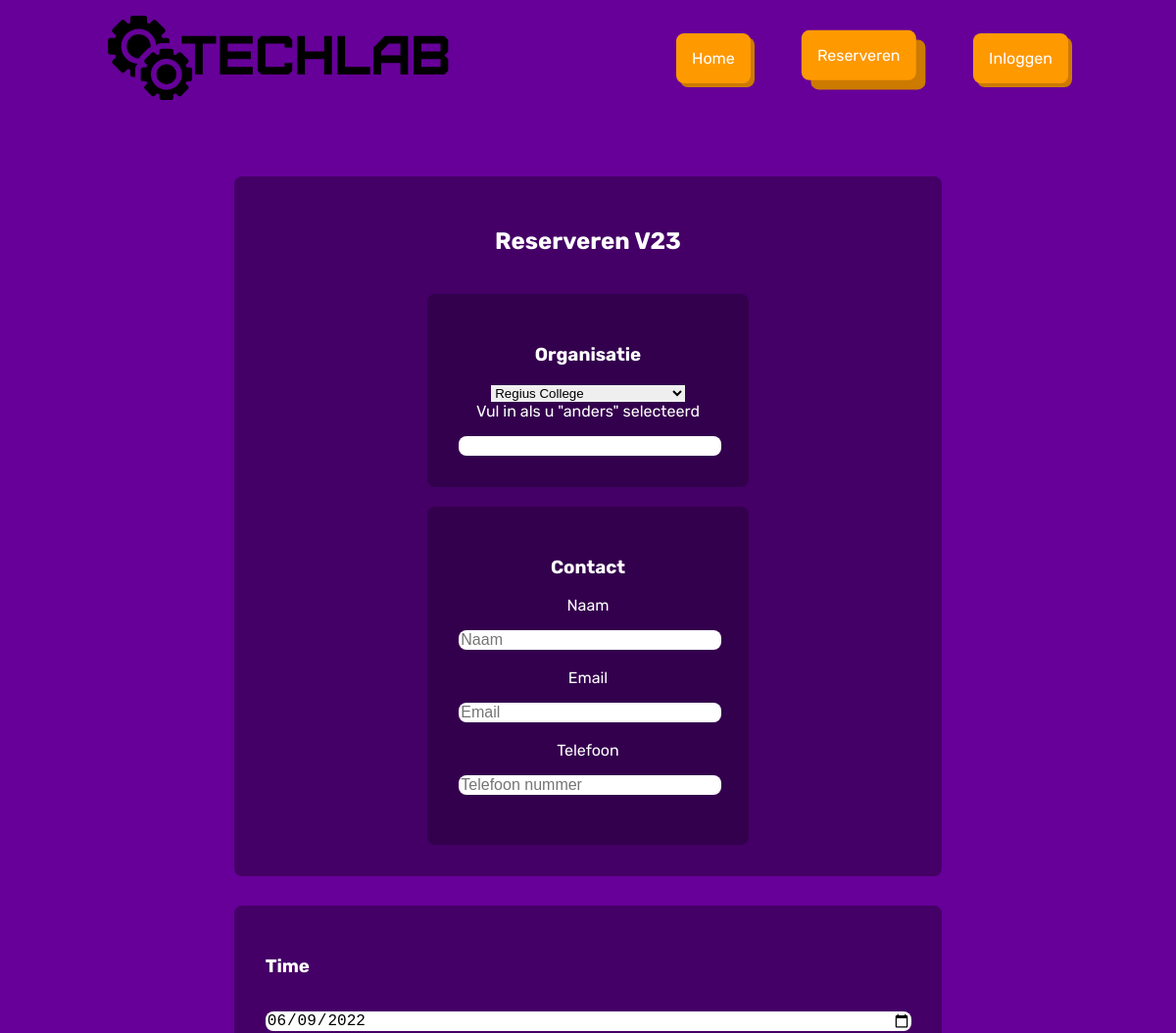
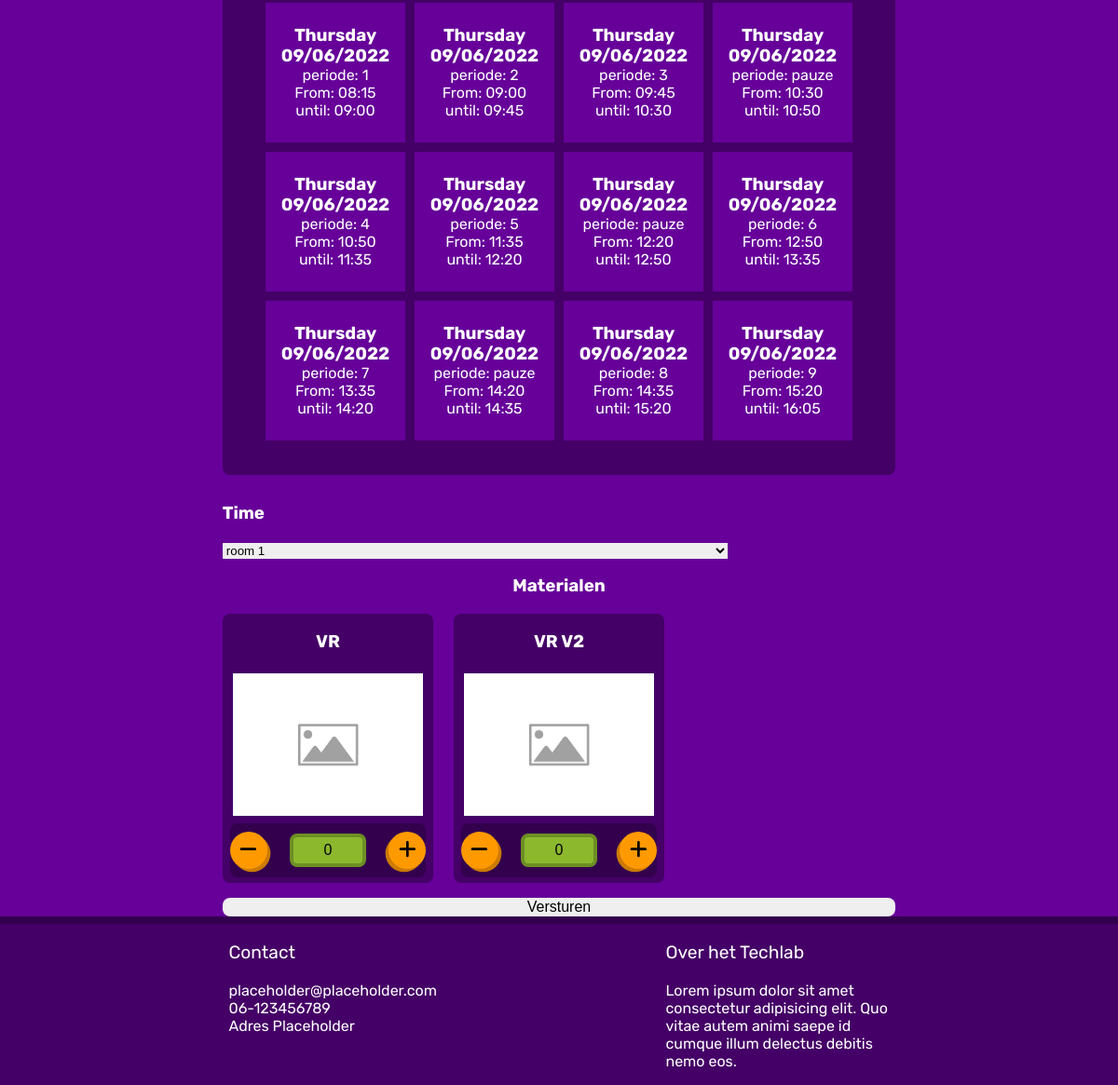
Screenshot of /booking.php with the database file from the repository (2 pictures, top to bottom).
### tables this page shows
CREATE TABLE `schedule` (
  `id` int NOT NULL,
  `period` varchar(11) NOT NULL,
  `time-from` time NOT NULL,
  `time-until` time NOT NULL,
  `period_type` int NOT NULL,
  `day_id` int NOT NULL
);

CREATE TABLE `days` (
  `id` int NOT NULL,
  `name` varchar(11) NOT NULL,
  `removable` tinyint(1) NOT NULL DEFAULT '1',
  `date` date DEFAULT NULL
);

CREATE TABLE `materials` (
  `id` int NOT NULL,
  `name` varchar(255) NOT NULL,
  `quantity_total` int NOT NULL,
  `quantity_available` int NOT NULL,
  `quantity_unavailable` int NOT NULL,
  `take` tinyint(1) NOT NULL
);

### php/function.php (called while the page is built, shortened)
<?php
require_once $_SERVER["DOCUMENT_ROOT"] . '/database/db_connection.php';
function fetchmaterials()
{
	global $conn;
	$sql = "SELECT * FROM materials";
	if ($row = mysqli_query($conn, $sql)) {
		return $row;
	} else {
		$result = false;
		return $result;
	}
}

### php/inc/importtimes.inc.php (the view, shortened to what this page needs)
<?php
require_once $_SERVER["DOCUMENT_ROOT"] . '/database/db_connection.php';
$date = strtotime(isset($_GET['date']) ? $_GET['date'] : date("Y-m-d"));
$dayofweek = date('N', $date);
$sql = "SELECT * FROM `schedule`AS S INNER JOIN `days` AS D on S.day_id = D.id WHERE D.id = $dayofweek";
if ($row = mysqli_query($conn, $sql)) {
	$result = $row;
} else {
	$result = false;
}
if (mysqli_num_rows($result) > 0) {
	while ($row = mysqli_fetch_assoc($result)) {
		if ($row['period'] == 'pauze') {
			$period = "";
		} else {
			$period = "<input type='checkbox'>";
		}
		echo "
			<article class='container'>
				" . $period . "
				<div>
					<h3>" . $row['name'] . "</h3>
					<h3>" . date('d/m/Y', $date) . "</h3>
					<p> periode: " . $row['period'] . "</p>
					<p>From: " . date('H:i', strtotime($row['time-from'])) . "</p>
					<p>until: " . date('H:i', strtotime($row['time-until'])) . "</p>
				</div>
			</article>
        ";
	}
}

### booking.php (shortened to what this page needs)
<?php
$page = 'reserveren'
?>
<!DOCTYPE html>
<html lang="en">
<head>
	<link rel="stylesheet" href="/css/style.css">
	<link rel="stylesheet" href="/css/alerts.css">
	<link rel="stylesheet" href="/css/booking.css">
</head>
<body>
	<header>
		<?php require_once $_SERVER["DOCUMENT_ROOT"] . '/php/inc/header.inc.php' ?>
	</header>
	<main>
		<section class="booking">
			<div id="booking">
				<form action="/php/booking.php" method="post" required>
					<div class="questions">
						<h1>Reserveren V23</h1>
						<div class="userinput">
							<div class="organisation">
								<h3>Organisatie</h3>
								<select name="organisatie" id="organisatie" class="someinput">
									<option value="1">Regius College</option>
								</select><br>
								<label for="anders">Vul in als u "anders" selecteerd</label><br>
								<input type="text" name="anders" id="anders" class="someinput">
							</div>
							<div class="contact">
								<h3>Contact</h3>
								<label for="name">Naam</label><br>
								<input type="text" name="name" class="someinput" placeholder="Naam" value="<?php if (isset($_SESSION['UId'])) echo $_SESSION['full_name'] ?>"><br>
								<label for="email">Email</label><br>
								<input type="email" name="email" class="someinput" placeholder="Email" value=" <?php if (isset($_SESSION['UId'])) echo $_SESSION["email"] ?>"><br>
								<label for="tel">Telefoon</label><br>
								<input type="tel" name="tel" class="someinput" placeholder="Telefoon nummer"><br>
							</div>
						</div>
					</div>
					<div class="schedule">
						<h3>Time</h3>
						<input type="date" name="dateselecter" id="dateselecter" class="someinput" value="<?php echo date("Y-m-d") ?>" min="<?php echo date("Y-m-d") ?>">
						<div class="timestamp" id="timestamp">
							<?php require_once $_SERVER['DOCUMENT_ROOT'] . '/php/inc/importtimes.inc.php' ?>
						</div>
					</div>
					<div class="room">
						<h3>Time</h3>
						<select name="room" id="room" class="someinput">
							<option value="1">room 1</option>
						</select><br>
					</div>
					<div class="material-wrap">
						<h3>Materialen</h3>
						<div class="materials">
							<?php require_once $_SERVER["DOCUMENT_ROOT"] . '/php/inc/materials.inc.php'; ?>
						</div>
					</div>
					<input type="submit" name="submit" value="Versturen">
				</form>
			</div>
		</section>
	</main>
	<footer>
		<?php require_once $_SERVER["DOCUMENT_ROOT"] . '/php/inc/footer.inc.php' ?>
	</footer>
</body>
</html>

### php/inc/header.inc.php (shortened to what this page needs)
<img class="logo" src="/assets/TechlabLogo.svg" alt="">
<div class="btn">
	<a class="<?php if ($page == 'home') {echo 'active';} ?>" href="/index">Home</a>
	<a class="<?php if ($page == 'reserveren') {echo 'active';} ?>" href="/booking">Reserveren</a>
	<?php
	if (!isset($_SESSION['UId'])) {
		$page == 'login' ? $active = 'active' : $active = "";
		echo "
		<a class='$active'href='/loginpage'>Inloggen</a>
		";
	}
	?>
</div>

### php/inc/materials.inc.php
<?php
require_once $_SERVER["DOCUMENT_ROOT"] . '/php/function.php';
$result = fetchmaterials($result);
if (mysqli_num_rows($result) > 0) {
	while ($row = mysqli_fetch_assoc($result)) {
		echo "
        <div class='item'>
            <h3>" . $row['name'] . "</h3>
            <img src='/assets/images/placeholder.png' alt=''>
            <div class='input-group'>
                <div class='input-button'>
                    <button type='button' class='circle left' data-quantity='minus' data-field='" . $row['id'] . "'>
                        <svg xmlns='http://www.w3.org/2000/svg' viewBox='0 0 448 512'>
                            <path d='M400 288h-352c-17.69 0-32-14.32-32-32.01s14.31-31.99 32-31.99h352c17.69 0 32 14.3 32 31.99S417.7 288 400 288z' />
                        </svg>
                    </button>
                </div>
                <input class='material-input' type='number' name='" . $row['id'] . "' step='1' min='0' max='" . $row['quantity_total'] . "' value='0'>
                <div class='input-button'>
                    <button type='button' class='circle right' data-quantity='plus' data-field='" . $row['id'] . "'>
                        <svg xmlns='http://www.w3.org/2000/svg' viewBox='0 0 448 512'>
                            <path d='M432 256c0 17.69-14.33 32.01-32 32.01H256v144c0 17.69-14.33 31.99-32 31.99s-32-14.3-32-31.99v-144H48c-17.67 0-32-14.32-32-32.01s14.33-31.99 32-31.99H192v-144c0-17.69 14.33-32.01 32-32.01s32 14.32 32 32.01v144h144C417.7 224 432 238.3 432 256z' />
                        </svg>
                    </button>
                </div>
            </div>
        </div>
        ";
	}
}

### php/inc/footer.inc.php
<div class="footercontent">
	<p style="font-size: larger;">Contact</p>
	<p>placeholder@placeholder.com <br> 06-123456789 <br> Adres Placeholder</p>
</div>
<div class="footercontent">
	<p style="font-size: larger;">Over het Techlab</p>
	<p>Lorem ipsum dolor sit amet consectetur adipisicing elit. Quo vitae autem animi saepe id cumque illum delectus debitis nemo eos.</p>
</div>

### css/style.css (style rules this page uses)
:root { --text-color-neutral: hsl(0, 0%, 0%); --text-color: hsl(0, 0%, 100%); --purple-light: hsl(280, 100%, 40%); --purple: hsl(280, 100%, 30%); --purple-dark: hsl(280, 100%, 20%); --purple-darker: hsl(280, 100%, 15%); --orange: hsl(36, 100%, 50%); --orange-dark: hsl(36, 100%, 40%); --green: hsl(79, 60%, 45%); --green-dark: hsl(79, 60%, 35%); }
body { margin: 0; min-height: 100vh; background-color: var(--purple); font-family: "Rubik", sans-serif; }
* { color: var(--text-color); }
header { display: flex; justify-content: space-around; padding-block: 1em 3em; }
.logo { height: auto; width: 30%; fill: var(--text-color); }
.btn { width: 25em; display: flex; justify-content: space-between; align-items: center; }
.btn a, .btn a:focus { font-size: 1rem; text-decoration: none; background-color: var(--orange); padding: 1em; border-radius: 0.5em; box-shadow: 0.25em 0.25em var(--orange-dark); transition: box-shadow 100ms linear, transform 100ms linear; transform: none; }
.btn a.active { box-shadow: 0.6em 0.6em var(--orange-dark); transform: translate(-0.2em, -0.2em); }
main { margin: 0px 7vw; min-height: 100vh; }
footer { background-color: var(--purple-dark); display: flex; flex-direction: row; justify-content: space-evenly; border-top: 8px solid var(--purple-darker); }
.footercontent { max-width: 20vw; }

### css/booking.css (style rules this page uses)
.booking { display: flex; place-content: center; }
#booking { width: 70%; }
h1 { text-align: center; }
label, input { font-size: 1rem; border: none; }
input:not([type=radio]) { width: 100%; color: var(--text-color-neutral); display: block; border-radius: 0.5em; margin-top: 1em; }
select { width: 75%; }
select, option { color: var(--text-color-neutral); border: none; }
.userinput { display: flex; flex-direction: row; text-align: center; justify-content: space-between; }
@media only screen and (max-width: 1220px) { .userinput { flex-direction: column; align-items: center; } }
@media only screen and (max-width: 1220px) { .userinput .organisation, .userinput .contact { width: 70%; margin-top: 3%; } }
.questions { display: flex; flex-direction: column; justify-content: space-between; background-color: var(--purple-dark); padding: 2em; margin-block: 30px; border-radius: 0.5em; }
.questions .organisation, .questions .contact { background-color: var(--purple-darker); width: 40%; padding: 2em; border-radius: 0.5em; }
.questions .organisation h3, .questions .contact h3 { text-align: center; }
.schedule { display: flex; flex-direction: column; justify-content: space-between; background-color: var(--purple-dark); padding: 2em; margin-block: 30px; border-radius: 0.5em; }
.schedule .timestamp { display: flex; flex-direction: row; flex-wrap: wrap; justify-content: center; }
.schedule .timestamp .container { position: relative; width: 150px; aspect-ratio: 1; margin: 5px; }
.schedule .timestamp .container div { width: 100%; height: 100%; display: flex; justify-content: center; align-items: center; flex-direction: column; background-color: #660099; }
.schedule .timestamp .container div > * { margin: 0; }
.material-wrap { display: flex; text-align: center; flex-direction: column; }
.materials { display: grid; gap: 3%; grid-template-columns: repeat(3, 1fr); grid-template-rows: auto; }
.item { display: flex; flex-direction: column; place-content: center; background-color: var(--purple-dark); border-radius: 0.5em; gap: 0.3em; }
.item h3 { text-align: center; }
.item img { max-width: 90%; height: auto; object-fit: contain; align-self: center; }
.input-group { display: flex; flex-direction: row; background-color: var(--purple-darker); border-radius: 0.5em; align-items: center; justify-content: center; margin: 0.2em 0.5em 0.4em; }
.input-group .input-button .left { box-shadow: 0.25em 0.25em var(--orange-dark); }
.input-group .input-button .right { box-shadow: -0.25em 0.25em var(--orange-dark); }
.input-group .input-button .circle { border-radius: 50%; padding: 0.25em 0.8em; height: 3em; width: 3em; border: none; background-color: var(--orange); }
.input-group .material-input { text-align: center; padding: 0.3rem 1rem; margin: 0.7rem 1.5rem; max-width: 30%; min-width: 20%; background-color: var(--green); border: solid 0.25em var(--green-dark); }

### rows the page displays
schedule: day.name "Thursday", period "1", date "08:15", date "09:00"
schedule: day.name "Thursday", period "2", date "09:00", date "09:45"
schedule: day.name "Thursday", period "3", date "09:45", date "10:30"
schedule: day.name "Thursday", period "pauze", date "10:30", date "10:50"
schedule: day.name "Thursday", period "4", date "10:50", date "11:35"
schedule: day.name "Thursday", period "5", date "11:35", date "12:20"
schedule: day.name "Thursday", period "pauze", date "12:20", date "12:50"
schedule: day.name "Thursday", period "6", date "12:50", date "13:35"
schedule: day.name "Thursday", period "7", date "13:35", date "14:20"
schedule: day.name "Thursday", period "pauze", date "14:20", date "14:35"
schedule: day.name "Thursday", period "8", date "14:35", date "15:20"
schedule: day.name "Thursday", period "9", date "15:20", date "16:05"
materials: name "VR"
materials: name "VR V2"
